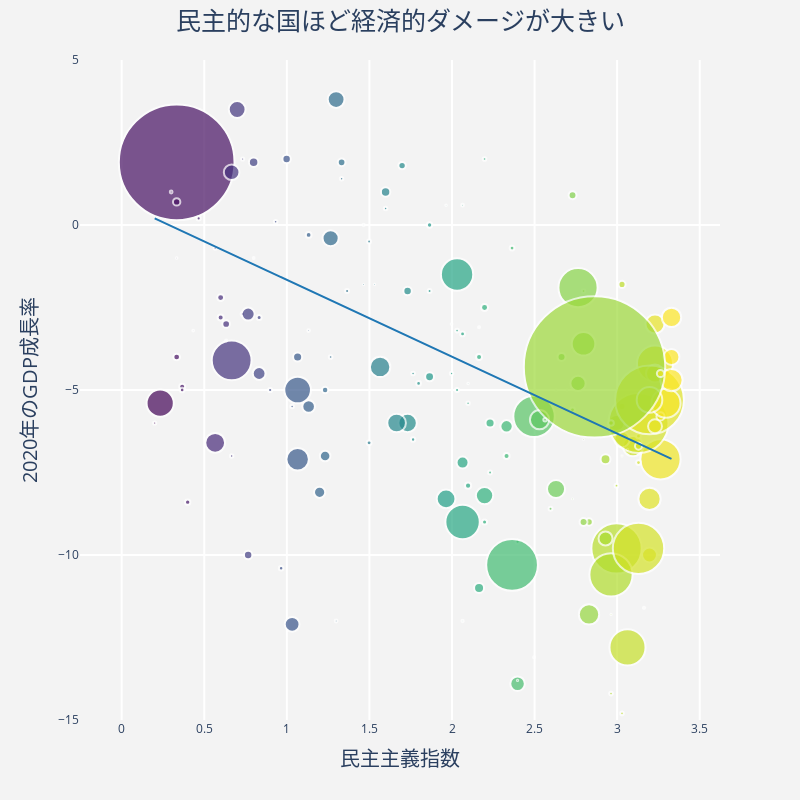

Notebook code cell kept with this figure:
### Markdown cell above
### GDP growth rate vs. Democracy Index

### Code cell
fig = px.scatter(df, 
                 x="democracy_fh", 
                 y="gdp_growth",
                 size="total_gdp", 
                 color="democracy_fh",
                 hover_name="countries", 
                 size_max=100)
fig.add_trace(go.Scatter(name='OLS回帰線', 
                         x=df['democracy_fh'], 
                         y=line, 
                         mode='lines',
                         marker=go.Marker(color='rgb(31, 119, 180)')))
fig.update_traces(marker = dict(sizemode='area', 
                                line_width=2, 
                               colorscale='Viridis'), 
                 hovertemplate='国名: %{text}' 
                  +  '<br>民主主義指数: %{x:.1f}' 
                  + '<br>GDP成長率: %{y:.1f}%', 
                  text = df['jp_name'])
fig.update_layout(title = dict(text = '民主的な国ほど経済的ダメージが大きい',
                               x = 0.5),
                  titlefont = dict(size=25),
                  width = 800, 
                  height=800, 
                  hoverlabel = dict(bgcolor = "white", 
                                    font_size = 16),
                  xaxis=dict(title = '民主主義指数',
                             gridcolor = 'white', 
                             gridwidth=2, 
                             titlefont = dict(size=20)
                            ), 
                  yaxis = dict(title = '2020年のGDP成長率',
                               gridcolor = 'white', 
                               gridwidth = 2,
                               range = [-15, 5],
                               titlefont = dict(size=20)
                              ), 
                 paper_bgcolor='rgb(243, 243, 243)', 
                 plot_bgcolor='rgb(243, 243, 243)') 
fig.update_traces(
    marker_coloraxis=None,
    showlegend = False
)
fig.show()
fig.write_html("/Users/ayumis/Desktop/interactive_plot/gdp_japanese.html")

### Figure 1 — Plotly figure (JSON) as saved in the notebook; plotly's stock layout.template omitted (floating-point values rounded to 4 significant figures; data arrays with more than 128 entries replaced by an {"elided": "..."} marker saying what was removed)
{"data": [{"hovertemplate": "国名: %{text}<br>民主主義指数: %{x:.1f}<br>GDP成長率: %{y:.1f}%", "hovertext": {"elided": "170 str values"}, "legendgroup": "", "marker": {"color": {"elided": "170 float values"}, "colorscale": [[0, "#440154"], [0.1111, "#482878"], [0.2222, "#3e4989"], [0.3333, "#31688e"], [0.4444, "#26828e"], [0.5556, "#1f9e89"], [0.6667, "#35b779"], [0.7778, "#6ece58"], [0.8889, "#b5de2b"], [1, "#fde725"]], "line": {"width": 2}, "size": {"elided": "170 float values"}, "sizemode": "area", "sizeref": 2.143, "symbol": "circle"}, "mode": "markers", "name": "", "orientation": "v", "showlegend": false, "text": {"elided": "170 str values"}, "type": "scatter", "x": {"elided": "170 float values"}, "xaxis": "x", "y": {"elided": "170 float values"}, "yaxis": "y"}, {"hovertemplate": "国名: %{text}<br>民主主義指数: %{x:.1f}<br>GDP成長率: %{y:.1f}%", "marker": {"color": "rgb(31, 119, 180)", "colorscale": [[0, "#440154"], [0.1111, "#482878"], [0.2222, "#3e4989"], [0.3333, "#31688e"], [0.4444, "#26828e"], [0.5556, "#1f9e89"], [0.6667, "#35b779"], [0.7778, "#6ece58"], [0.8889, "#b5de2b"], [1, "#fde725"]], "line": {"width": 2}, "sizemode": "area"}, "mode": "lines", "name": "OLS回帰線", "showlegend": false, "text": {"elided": "170 str values"}, "type": "scatter", "x": {"elided": "170 float values"}, "y": {"elided": "170 float values"}}], "layout": {"coloraxis": {"colorbar": {"title": {"text": "democracy_fh"}}, "colorscale": [[0, "#0d0887"], [0.1111, "#46039f"], [0.2222, "#7201a8"], [0.3333, "#9c179e"], [0.4444, "#bd3786"], [0.5556, "#d8576b"], [0.6667, "#ed7953"], [0.7778, "#fb9f3a"], [0.8889, "#fdca26"], [1, "#f0f921"]]}, "height": 800, "hoverlabel": {"bgcolor": "white", "font": {"size": 16}}, "legend": {"itemsizing": "constant", "tracegroupgap": 0}, "margin": {"t": 60}, "paper_bgcolor": "rgb(243, 243, 243)", "plot_bgcolor": "rgb(243, 243, 243)", "title": {"font": {"size": 25}, "text": "民主的な国ほど経済的ダメージが大きい", "x": 0.5}, "width": 800, "xaxis": {"anchor": "y", "domain": [0, 1], "gridcolor": "white", "gridwidth": 2, "title": {"font": {"size": 20}, "text": "民主主義指数"}}, "yaxis": {"anchor": "x", "domain": [0, 1], "gridcolor": "white", "gridwidth": 2, "range": [-15, 5], "title": {"font": {"size": 20}, "text": "2020年のGDP成長率"}}}}
